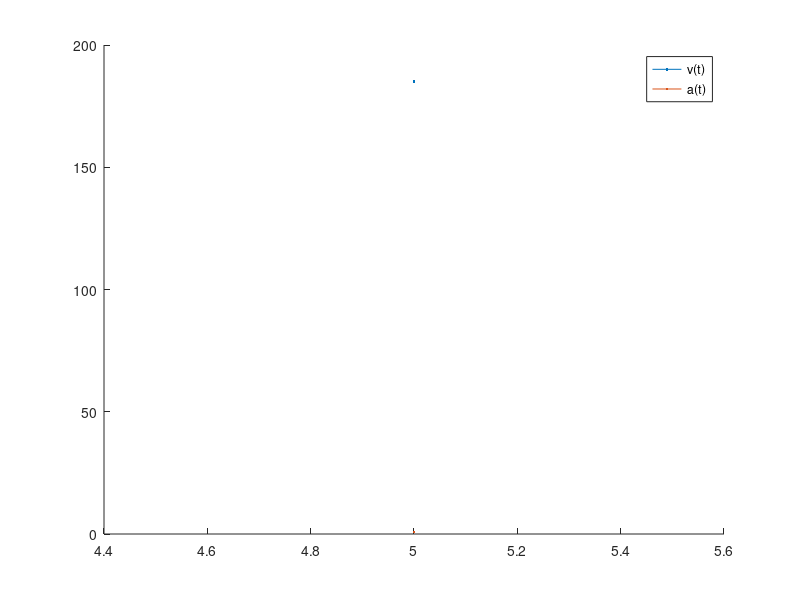

Reproduce this figure in MATLAB.
prompt = "What is the original value of T? \n";
x1 = input(prompt)
%instructions didnt specify checking for original value
% but if time permits would add a check to c if its <0

prompt = "What is the final value of T? (must be less then or equal to 120 seconds) \n";
x2 = input(prompt)
while x2 > 120 || x2 < 0
prompt = "What is the final value of T? (must be less then or equal to 120 seconds) \n";
x2 = input(prompt)
end

t = x1:x2
v = 0.00001*(t.^3)-0.00488*(t.^2)+0.75795*t+181.3566
a = 3-0.000062*(v.^2)
hold on
plot(t,v)
plot(t,a)
legend('v(t)','a(t)')
hold off